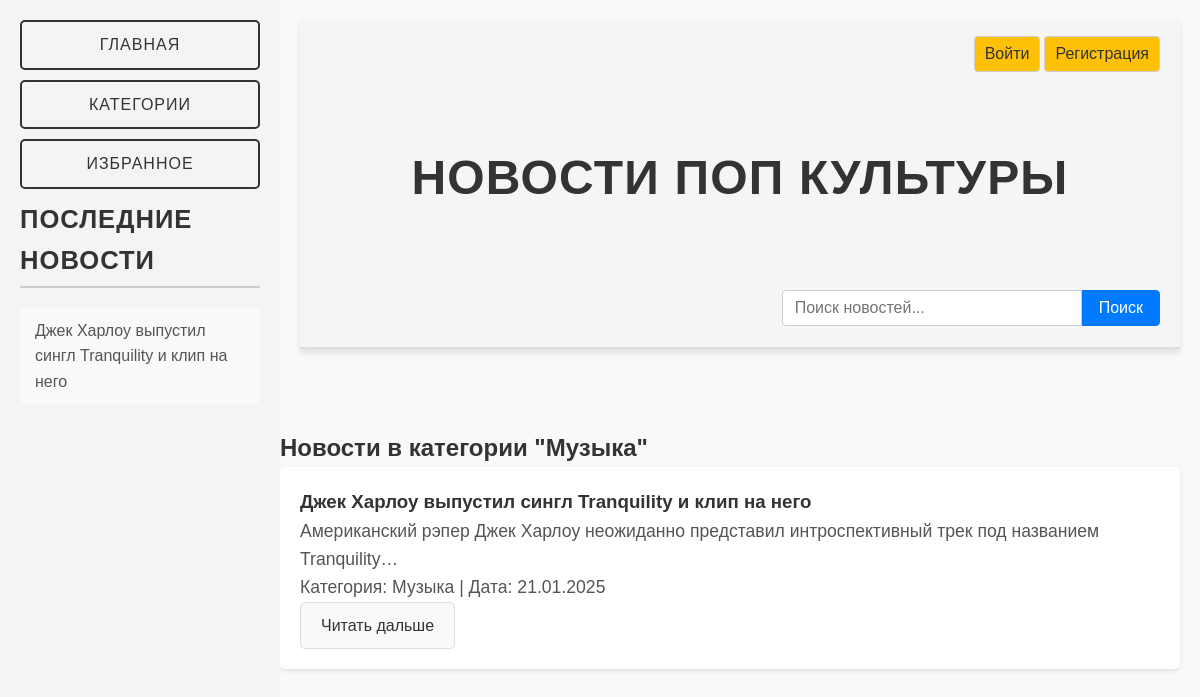
/category/1/, run on an earlier commit of the app's database.
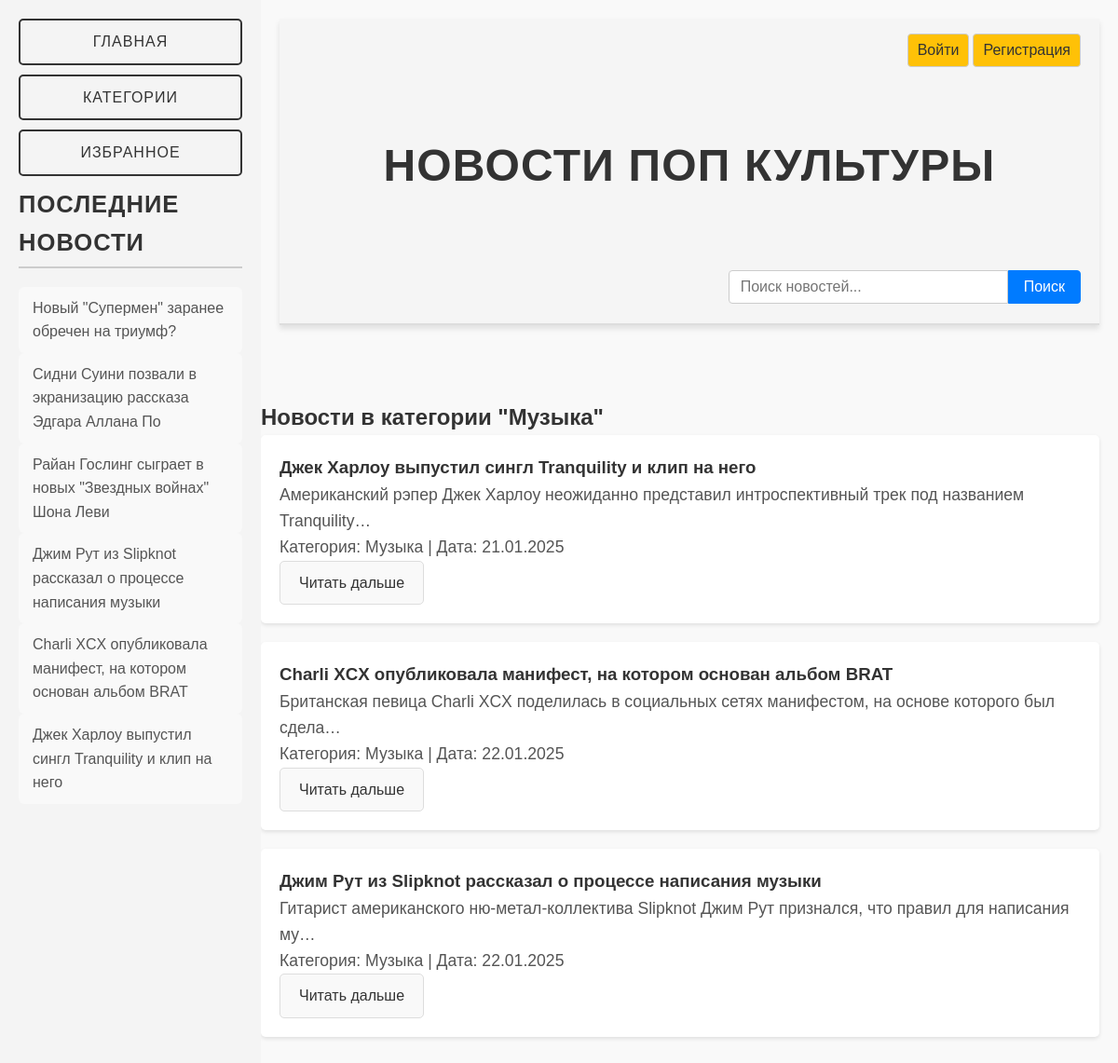
And on a later commit of the database.
### index/models.py (models this page shows, shortened)
class News(models.Model):
    title = models.CharField("Заголовок", max_length=512)
    content = models.TextField("Основной текст")
    category = models.ForeignKey(NewsCategory, on_delete=models.CASCADE)
    created_at = models.DateTimeField("Дата добавления", auto_now_add=True)

class NewsCategory(models.Model):
    title = models.CharField("Название категории", max_length=64)
    created_at = models.DateTimeField("Дата добавления", auto_now_add=True)

### index/views.py (the view)
# urls.py: path('category/<int:pk>/', views.category_page, name='category_page'),
def category_page(request, pk):
    category = NewsCategory.objects.get(id=pk)
    news = News.objects.filter(category=category)
    news_list = News.objects.all()
    categories = NewsCategory.objects.all()
    context = {'category': category, 'news': news, 'news_list': news_list, 'categories': categories}
    return render(request, 'index/category.html', context)

### index/context_processors.py (called while the page is built)
def latest_news(request):
    latest_news = News.objects.all().order_by('-created_at')[:6]
    return {'latest_news': latest_news}

### index/templates/index/category.html (shortened to what this page needs)
{% load static %}
<!DOCTYPE html>
<html lang="ru">
<head>
    <link rel="stylesheet" href="{% static 'css/styles.css' %}">
</head>
<body>
    <div class="d-flex">
        <header>
            <div class="header-left">
                <h1>Новости поп культуры</h1>
            </div>
                <div class="auth-buttons">
                    <a href="{% url 'login' %}" class="btn login-btn">Войти</a>
                    <a href="{% url 'register' %}" class="btn register-btn">Регистрация</a>
                </div>
                <form action="{% url 'search' %}" method="get" class="search-form">
                    <input type="text" name="q" placeholder="Поиск новостей..." class="search-input" value="{{ request.GET.q|default_if_none:'' }}">
                    <button type="submit" class="search-btn">Поиск</button>
                </form>
        </header>
        <aside class="sidebar">
            <a href="{% url 'home_page' %}" class="btn btn-home">Главная</a>
            <a href="{% url 'category_list' %}" class="btn btn-home">Категории</a>
            <a href="{% url 'view_favorites' %}" class="btn btn-home">Избранное</a>
            <h2>Последние новости</h2>
            <ul class="news-list">
                {% for item in latest_news %}
                    <li>
                        <a href="{% url 'news_page' item.id %}">{{ item.title }}</a>
                    </li>
                {% empty %}
                    <li>Нет новостей для отображения.</li>
                {% endfor %}
            </ul>
        </aside>
        <div class="main-content">
            <h2>Новости в категории "{{ category.title }}"</h2>
            {% for item in news %}
                <div class="news-item">
                    <h3 class="news-title">{{ item.title }}</h3>
                    <p class="news-content">{{ item.content|truncatechars:100 }}</p>
                    <p class="news-category">Категория: {{ item.category.title }} | Дата: {{ item.created_at|date:"d.m.Y" }}</p>
                    <a href="{% url 'news_page' item.id %}">Читать дальше</a>
                </div>
            {% empty %}
                <p>Новостей пока нет в этой категории.</p>
            {% endfor %}
        </div>
    </div>
</body>
</html>

What changed in the data, as far as the page shows it:
added News: title "Новый \"Супермен\" заранее обречен на триумф?", shown under "ПОСЛЕДНИЕ НОВОСТИ"
added News: title "Сидни Суини позвали в экранизацию рассказа Эдгара Аллана По", shown under "ПОСЛЕДНИЕ НОВОСТИ"
added News: title "Райан Гослинг сыграет в новых \"Звездных войнах\" Шона Леви", shown under "ПОСЛЕДНИЕ НОВОСТИ"
added News: title "Джим Рут из Slipknot рассказал о процессе написания музыки", content "Гитарист американского ню-метал-коллектива Slipknot Джим Рут признался, что правил для написания му…", category "Музыка", created_at "22.01.2025"
added News: title "Charli XCX опубликовала манифест, на котором основан альбом BRAT", content "Британская певица Charli XCX поделилась в социальных сетях манифестом, на основе которого был сдела…", category "Музыка", created_at "22.01.2025"
